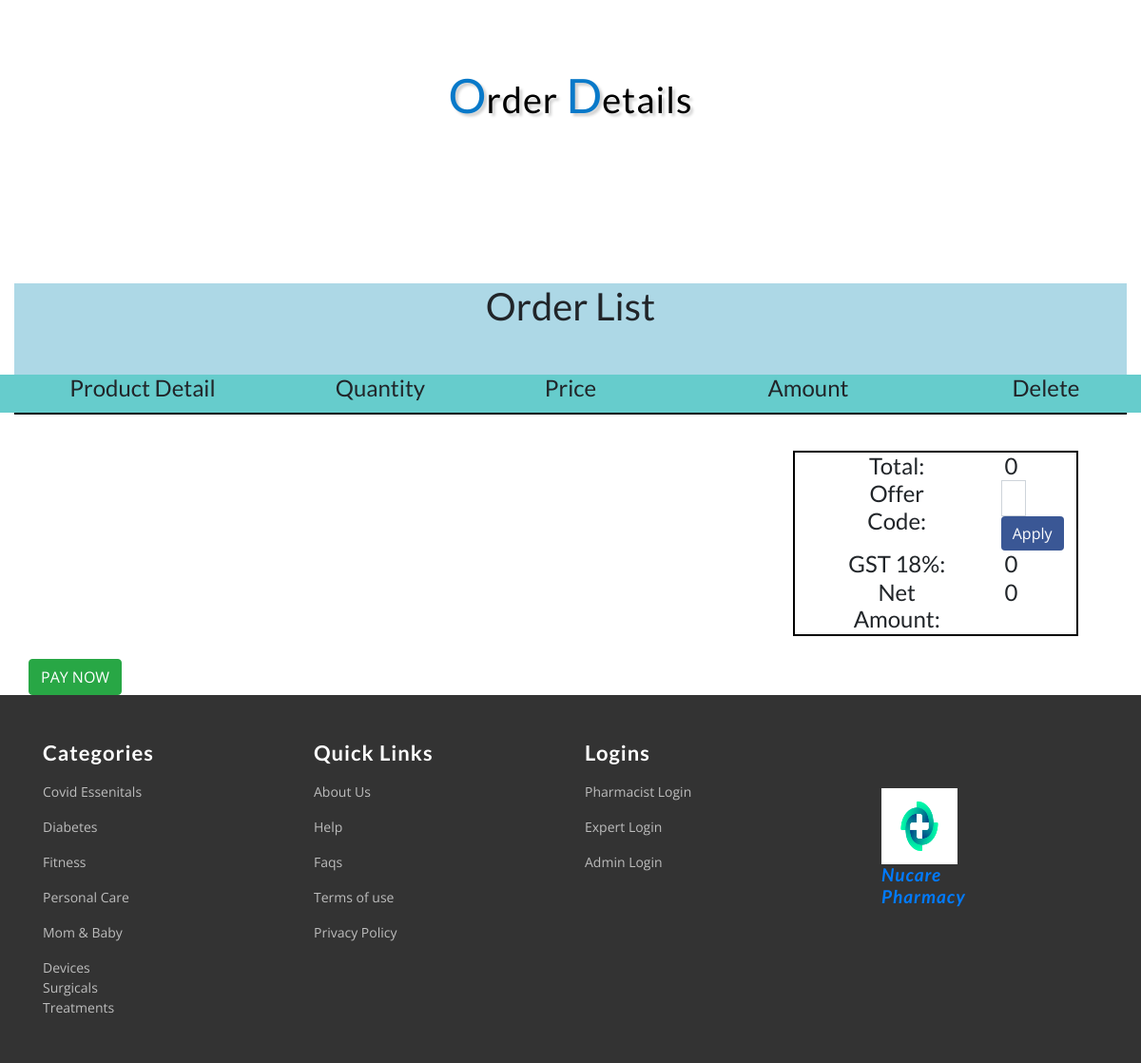
/order_detail.php (lower part), run on an earlier commit of the app's database.
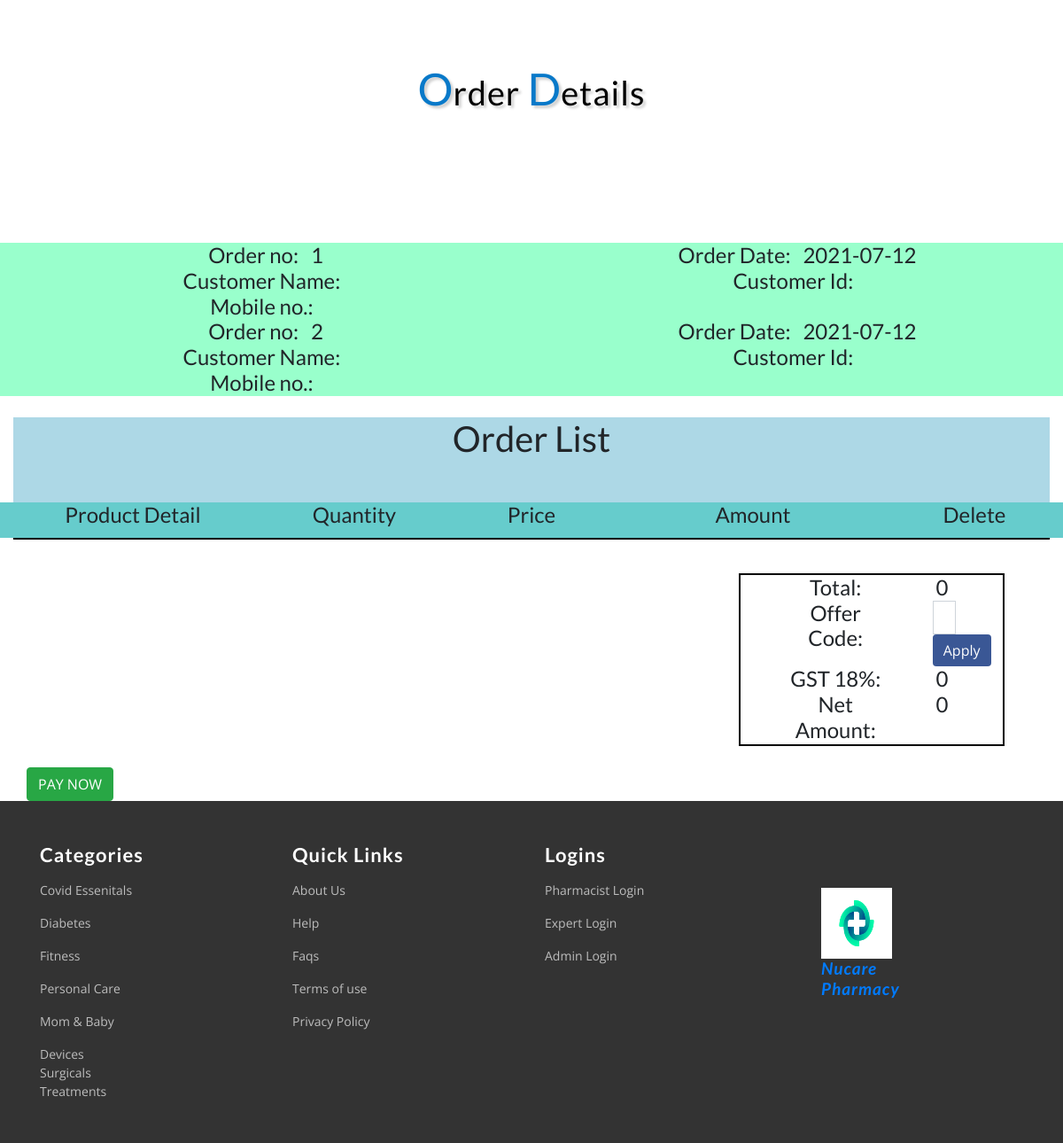
And on a later commit of the database.
### tables this page shows
CREATE TABLE `tab_order` (
  `id` int(100) NOT NULL,
  `customer_id` varchar(500) DEFAULT NULL,
  `order_date` date DEFAULT NULL,
  `order_amount` varchar(500) DEFAULT NULL,
  `status` varchar(500) DEFAULT NULL,
  `creation_date` date DEFAULT NULL
);

### order_detail.php (the view, shortened to what this page needs)
<?php
include "header.php";
?>
    <div class="banner-bootom-w3-agileits py-5">
        <div class="container py-xl-4 py-lg-2">
            <h3 class="tittle-w3l text-center mb-lg-5 mb-sm-4 mb-3">
                <span>O</span>rder
                <span>D</span>etails</h3>
   <?php
include 'connection.php';
?>
</div>
</div>
<br>
	    <div class="container-fluid">
		<?php
$sqlselect= "Select a.id,a.customer_id,a.order_date,a.order_amount,b.customer_name,b.mobile_number
from tab_order a left join
tab_customer b on a.customer_id=b.customer_id
where a.customer_id='".$_SESSION['cid']."'  and a.status='In process'";
		$resultselect=mysqli_query($con,$sqlselect);
		while($row= mysqli_fetch_array($resultselect))
		{
         echo '   <div class="row" style="text-align:center; min-height:40px; background-color:#9FC;">';
          echo '  <div class="col-md-6">';
          echo '  <h4> Order no: &nbsp;  '.$row['id'].' </h4> ';
          echo '  </div>';
          echo '   <div class="col-md-6">';
          echo '  <h4> Order Date: &nbsp;   '.$row['order_date'].' </h4>';
          echo '  </div>';
          echo '  <div class="col-md-6">';
           echo ' <h4> Customer Name: &nbsp;   '.$row['customer_name'].' </h4>';
           echo ' </div>';
          echo '  <div class="col-md-6">';
          echo '  <h4> Customer Id:  &nbsp;  '.$row['customer_id'].' </h4>';
           echo ' </div>';
          echo '  <div class="col-md-6">';
           echo ' <h4> Mobile no.: &nbsp;    '.$row['mobile_number'].' </h4>';
           echo ' </div>';
           echo '  <div class="col-md-6">';
           echo ' </div>';
     echo '  </div>';
		}
        ?>
        <br/>
        	<div class="col-md-12" style="text-align:center; min-height:60px; background-color:lightblue;">
           <h1> Order List</h1>  <br><br>
            </div>
        <div class="row" style="text-align:center; min-height:40px; background-color:#6CC;">
        	<div class="col-md-3">
            <h4> Product Detail</h4>
            </div>
             <div class="col-md-2">
            <h4> Quantity</h4>
            </div>
            <div class="col-md-2">
            <h4> Price</h4>
            </div>
            <div class="col-md-3">
            <h4> Amount</h4>
            </div>
            <div class="col-md-2">
            <h4> Delete</h4>
            </div>
       </div>
         <?php
$tot=0;
$tax= $tot*18/100;
?>
<h6 style="text-align:center; min-height:40px;border-top:2px solid black;"></h6>
  <h5 style="text-align:center; border:2px solid black;width:300px; margin-left:70%">
         <div class="row" style="text-align:center;">
         	<div class="col-md-2">
            </div>
            <div class="col-md-5">
            <h4> Total:</h4>
            </div> &nbsp;&nbsp;&nbsp;
            <div class="col-md-3">
            <h4><?php echo $tot;  ?></h4>
            </div>
      	</div>
        <div class="row" style="text-align:center;">
         	<div class="col-md-2">
            </div>
            <div class="col-md-5">
            <h4> Offer Code:</h4>
            </div> &nbsp;&nbsp;&nbsp;
        	<div class="col-md-3">
            	<div class="col-md-6">
      				<input type="text" class="form-control input-sm" id="txtoffer"  name="txtoffer" placeholder="Offer Code"  />
                    </div>
                    <div class="col-md-3">
                    <a href="#" class="btn btn-primary" >Apply </a>
                    </div>
      			</div>
         	</div>
         <div class="row" style="text-align:center;">
             <div class="col-md-2">
            </div>
            <div class="col-md-5">
            <h4> GST 18%:</h4>
            </div>&nbsp;&nbsp;&nbsp;
            <div class="col-md-3">
            <h4><?php echo $tax;  ?></h4>
            </div>
            <div class="col-md-2">
            </div>
         </div>
         <div class="row" style="text-align:center;">
         	<div class="col-md-2">
            </div>
            <div class="col-md-5">
            <h4> Net Amount:</h4>
            </div>&nbsp;&nbsp;&nbsp;
            <div class="col-md-3">
            <h4><?php echo $tot+$tax ;  ?></h4>
            </div>
            <div class="col-md-2">
            </div>
            </div>
          </h5><br>
          <div class="col-md-offset-4 col-md-4">
            <a id="rzp-button1" class="btn btn-success check_out" href="">PAY NOW</a>
            </div>
           </div>
<?php
include "footer.php";
?>

What changed in the data, as far as the page shows it:
now on this page (row edited): tab_order: id "1", order_date "2021-07-12"
added tab_order: id "2", order_date "2021-07-12"
